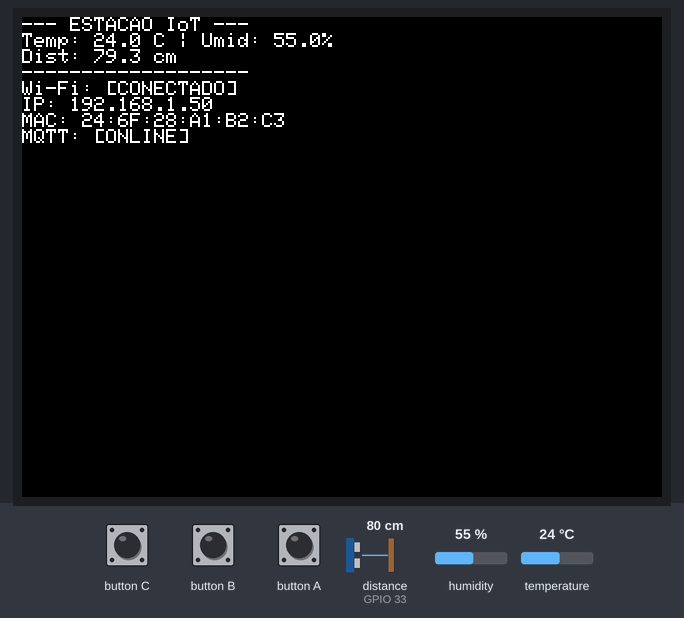
The program below on a simulated ESP32. Shown: 320×240 colour display. Wiring (inferred from the names in the program): ultrasonic range finder: trigger GPIO 32; echo GPIO 33. The inputs (shaded band) are chosen by the test bench; at power-on: distance to the obstacle (sensor on GPIO 33) 80 cm, humidity 55 %, temperature 24 °C. The echo pulse lasts 58.3 µs per cm; WiFi joins after 1.5 s; servers stay silent unless stated; random numbers use the default seed unless the program sets one; no MQTT or app messages arrive unless stated; what the program prints to the serial monitor is not drawn.

Above: at 2.9 s.
3.0 s: distance to the obstacle (sensor on GPIO 33) set to 2 cm
At 4.9 s:
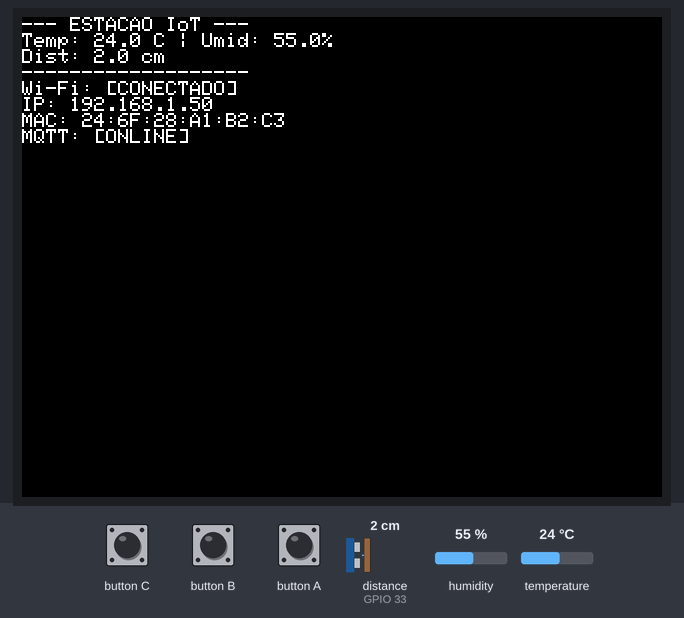
5.5 s: humidity set to 22 %
7.5 s: temperature set to 12 °C
11.5 s: distance to the obstacle (sensor on GPIO 33) set to 4 cm
At 12.4 s:
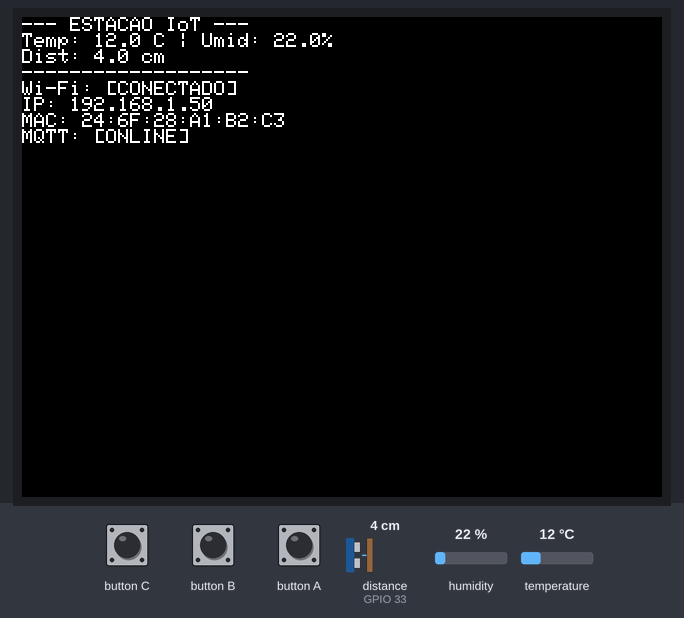
13.5 s: humidity set to 40 %
15.5 s: distance to the obstacle (sensor on GPIO 33) set to 9 cm
Timing chart, 0 to 18.5 s (numbered marks = the images above; inputs shaded):
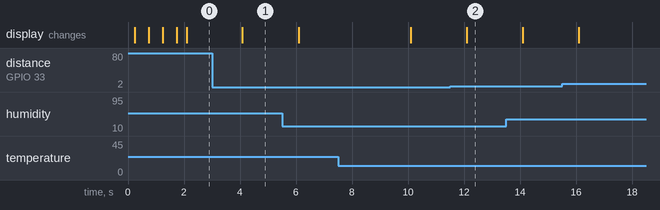

Measured:
- after the input at 3.0 s, the display: changes after 1.1 s (image 1)
- after the input at 11.5 s, the display: changes after 0.59 s (image 2)

The program:

main.cpp
```cpp
#include <M5Unified.h>
#include <WiFi.h>
#include <WiFiClientSecure.h>
#include <PubSubClient.h>
#include "DHT.h"
#include "secrets.h"

// Configurações do Broker MQTT Seguro
const char* mqtt_server = MQTT_SERVER;
const int mqtt_port = MQTT_PORT_SECURE;
const char* mqtt_user = MQTT_USER;
const char* mqtt_pass = MQTT_PASSWORD;
const char* mqtt_topic = "extensao/iot/estacao";

// Configuração do Sensor DHT22 no TOPO (G26)
#define DHTPIN 26
#define DHTTYPE DHT22
DHT dht(DHTPIN, DHTTYPE);

// Configuração do Sensor HC-SR04 (Alagamento / Nível de Água)
#define TRIG_PIN 32
#define ECHO_PIN 33
#define SOUND_SPEED 0.034

WiFiClientSecure espClient;
PubSubClient client(espClient);

unsigned long ultimoEnvioMQTT = 0;
unsigned long ultimaAtualizacaoTela = 0;

// Variáveis globais para armazenar as leituras atuais dos sensores
float temperatura = 0.0;
float umidade = 0.0;
float distancia = 0.0;

// Função para desenhar o painel completo na tela (Incluindo IP e MAC)
void atualizarTela(bool wifiStatus, bool mqttStatus) {
    M5.Display.fillScreen(BLACK);
    M5.Display.setCursor(0, 0);
    M5.Display.setTextSize(1);

    M5.Display.println("--- ESTACAO IoT ---");
    M5.Display.printf("Temp: %.1f C | Umid: %.1f%%\n", temperatura, umidade);
    M5.Display.printf("Dist: %.1f cm\n", distancia);
    M5.Display.println("-------------------");

    // Status de Rede com IP e MAC
    if (wifiStatus) {
        M5.Display.println("Wi-Fi: [CONECTADO]");
        M5.Display.println("IP: " + WiFi.localIP().toString());
        M5.Display.println("MAC: " + WiFi.macAddress());
    } else {
        M5.Display.println("Wi-Fi: [DESCONECTADO]");
    }

    // Status do MQTT
    M5.Display.print("MQTT: ");
    M5.Display.println(mqttStatus ? "[ONLINE]" : "[OFFLINE/AGUARDANDO]");
}

void setup_wifi() {
    delay(10);
    M5.Display.fillScreen(BLACK);
    M5.Display.setCursor(0, 0);
    M5.Display.setTextSize(1);
    M5.Display.print("Conectando Wi-Fi:\n" + String(WIFI_SSID));

    WiFi.begin(WIFI_SSID, WIFI_PASSWORD);

    int tentativas = 0;
    while (WiFi.status() != WL_CONNECTED) {
        delay(500);
        Serial.print(".");
        M5.Display.print(".");
        tentativas++;

        if (tentativas > 40) {
            M5.Display.fillScreen(BLACK);
            M5.Display.setCursor(0, 0);
            M5.Display.println("Erro: Falha Wi-Fi!\nReiniciando...");
            delay(3000);
            ESP.restart();
        }
    }

    Serial.println("\nWiFi conectado! IP: " + WiFi.localIP().toString());
    Serial.println("MAC Address: " + WiFi.macAddress());
}

void tentarConectarMQTT() {
    if (!client.connected() && WiFi.status() == WL_CONNECTED) {
        String clientId = "M5StickC-Estacao-";
        clientId += String(random(0xffff), HEX);

        // Passando usuário e senha configurados no secrets.h
        if (client.connect(clientId.c_str(), mqtt_user, mqtt_pass)) {
            Serial.println("Conectado ao Broker MQTT na Nuvem com sucesso!");
        } else {
            // ISSO VAI MOSTRAR O MOTIVO EXATO DA FALHA NO MONITOR SERIAL:
            Serial.print("Falha na conexao MQTT. Estado (rc) = ");
            Serial.println(client.state());
            // Significado dos códigos rc comuns do PubSubClient:
            // -4 : MQTT_CONNECTION_TIMEOUT (Servidor não respondeu / Porta bloqueada)
            // -2 : MQTT_CONNECT_FAILED (Falha de rede)
            //  5 : MQTT_NOT_AUTHORIZED (Usuário ou senha inválidos)
        }
    }
}

float medirDistancia() {
    digitalWrite(TRIG_PIN, LOW);
    delayMicroseconds(2);
    digitalWrite(TRIG_PIN, HIGH);
    delayMicroseconds(10);
    digitalWrite(TRIG_PIN, LOW);

    long duration = pulseIn(ECHO_PIN, HIGH, 30000);
    if (duration == 0) return -1.0;

    return duration * SOUND_SPEED / 2;
}

void setup() {
    auto cfg = M5.config();
    M5.begin(cfg);
    M5.Display.setRotation(1);
    M5.Display.setTextColor(WHITE);

    Serial.begin(115200);
    dht.begin();

    pinMode(TRIG_PIN, OUTPUT);
    pinMode(ECHO_PIN, INPUT);

    setup_wifi();

    espClient.setInsecure();
    client.setServer(mqtt_server, mqtt_port);
}

void loop() {
    M5.update();

    unsigned long agora = millis();

    // 1. Leitura contínua dos sensores a cada 2 segundos
    if (agora - ultimaAtualizacaoTela > 2000) {
        ultimaAtualizacaoTela = agora;

        float h = dht.readHumidity();
        float t = dht.readTemperature();
        float dist = medirDistancia();

        if (!isnan(h) && !isnan(t)) {
            temperatura = t;
            umidade = h;
        }
        if (dist >= 0) {
            distancia = dist;
        }

        bool wifiOk = (WiFi.status() == WL_CONNECTED);
        bool mqttOk = client.connected();
        atualizarTela(wifiOk, mqttOk);
    }

    // 2. Tenta manter o MQTT conectado e envia os dados a cada 10 segundos
    if (!client.connected()) {
        tentarConectarMQTT();
    }
    client.loop();

    if (agora - ultimoEnvioMQTT > 10000) {
        ultimoEnvioMQTT = agora;

        if (client.connected()) {
            String payload = "{\"device\": \"m5stick-estacao-01\", "
                             "\"temperature\": " + String(temperatura, 1) + ", "
                             "\"humidity\": " + String(umidade, 1) + ", "
                             "\"water_level_cm\": " + String(distancia, 1) + "}";

            bool enviado = client.publish(mqtt_topic, payload.c_str());
            if (enviado) {
                Serial.println("Publicado com sucesso: " + payload);
            }
        } else {
            Serial.println("MQTT Offline. Coletando dados localmente...");
        }
    }
}
```

secrets.example.h
```cpp
#ifndef SECRETS_H
#define SECRETS_H

// Configurações de Rede Wi-Fi
#define WIFI_SSID "SEU_WIFI_AQUI"
#define WIFI_PASSWORD "SUA_SENHA_WIFI_AQUI"

// Configurações do Broker MQTT (Criptografado / MQTTS)
#define MQTT_SERVER "mqtt.gustavodcdamas.com.br"
#define MQTT_PORT_SECURE 8883 // Porta segura padrão TLS

// Credenciais de Autenticação no Broker (Evita conexões anônimas)
#define MQTT_USER "estacao_m5stick"
#define MQTT_PASSWORD "SENHA_FORTE_DO_BROKER_AQUI"

#endif
```
